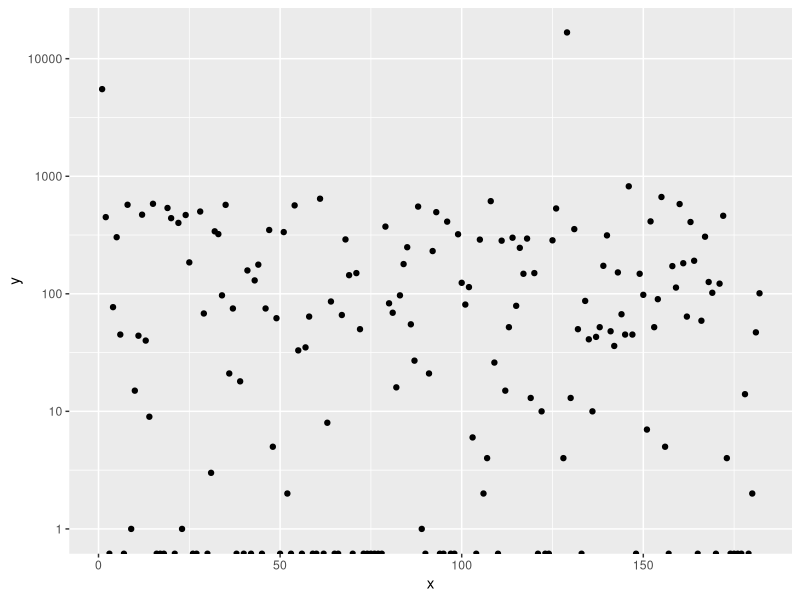

Recreate this plot in R.
library("ggplot2")
hoborg.data <- read.csv('manny-data.csv')
hoborg.data.Test <- hoborg.data$Tests
hoborg.data.Test.plus1 <- rep(NA,length(hoborg.data.Test+1))
hoborg.data.Test.plus1[1] <- 0
hoborg.data.Test.plus1[2:length(hoborg.data.Test.plus1)] <- hoborg.data.Test[1:(length(hoborg.data.Test) -1 )]
hoborg.diffs <- hoborg.data.Test - hoborg.data.Test.plus1
deltas <- data.frame( x= 1:length(hoborg.diffs), y=hoborg.diffs)
ggplot(deltas,aes(x=x,y=y))+geom_point()+scale_y_log10()
